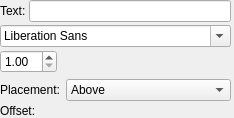
       <widget class="QWidget" name="endWidget" native="true">
        <property name="sizePolicy">
         <sizepolicy hsizetype="Expanding" vsizetype="Preferred">
          <horstretch>0</horstretch>
          <verstretch>0</verstretch>
         </sizepolicy>
        </property>
        <layout class="QGridLayout" name="gridLayout_4">
         <property name="leftMargin">
          <number>0</number>
         </property>
         <property name="topMargin">
          <number>0</number>
         </property>
         <property name="rightMargin">
          <number>0</number>
         </property>
         <property name="bottomMargin">
          <number>0</number>
         </property>
         <property name="spacing">
          <number>3</number>
         </property>
         <item row="7" column="0">
          <widget class="QLabel" name="label_16">
           <property name="text">
            <string>Offset:</string>
           </property>
           <property name="alignment">
            <set>Qt::AlignLeading|Qt::AlignLeft|Qt::AlignVCenter</set>
           </property>
           <property name="buddy">
            <cstring>endTextOffset</cstring>
           </property>
          </widget>
         </item>
         <item row="4" column="3">
          <widget class="Ms::ResetButton" name="resetEndFontStyle" native="true">
           <property name="sizePolicy">
            <sizepolicy hsizetype="Fixed" vsizetype="Preferred">
             <horstretch>0</horstretch>
             <verstretch>0</verstretch>
            </sizepolicy>
           </property>
           <property name="accessibleName">
            <string>Reset 'Font style' values</string>
           </property>
          </widget>
         </item>
         <item row="6" column="2">
          <widget class="QComboBox" name="endTextPlacement">
           <property name="sizePolicy">
            <sizepolicy hsizetype="Expanding" vsizetype="Fixed">
             <horstretch>0</horstretch>
             <verstretch>0</verstretch>
            </sizepolicy>
           </property>
           <property name="accessibleName">
            <string>Placement</string>
           </property>
           <item>
            <property name="text">
             <string>Above</string>
            </property>
           </item>
           <item>
            <property name="text">
             <string>Below</string>
            </property>
           </item>
          </widget>
         </item>
         <item row="7" column="3">
          <widget class="Ms::ResetButton" name="resetEndTextOffset" native="true">
           <property name="sizePolicy">
            <sizepolicy hsizetype="Fixed" vsizetype="Preferred">
             <horstretch>0</horstretch>
             <verstretch>0</verstretch>
            </sizepolicy>
           </property>
           <property name="accessibleName">
            <string>Reset 'Offset' values</string>
           </property>
          </widget>
         </item>
         <item row="5" column="3">
          <widget class="Ms::ResetButton" name="resetEndTextAlign" native="true">
           <property name="sizePolicy">
            <sizepolicy hsizetype="Fixed" vsizetype="Preferred">
             <horstretch>0</horstretch>
             <verstretch>0</verstretch>
            </sizepolicy>
           </property>
           <property name="accessibleName">
            <string>Reset 'Alignment' values</string>
           </property>
          </widget>
         </item>
         <item row="6" column="3">
          <widget class="Ms::ResetButton" name="resetEndTextPlacement" native="true">
           <property name="sizePolicy">
            <sizepolicy hsizetype="Fixed" vsizetype="Preferred">
             <horstretch>0</horstretch>
             <verstretch>0</verstretch>
            </sizepolicy>
           </property>
           <property name="accessibleName">
            <string>Reset 'Placement' value</string>
           </property>
          </widget>
         </item>
         <item row="0" column="3">
          <widget class="Ms::ResetButton" name="resetEndText" native="true">
           <property name="sizePolicy">
            <sizepolicy hsizetype="Fixed" vsizetype="Preferred">
             <horstretch>0</horstretch>
             <verstretch>0</verstretch>
            </sizepolicy>
           </property>
           <property name="accessibleName">
            <string>Reset 'Text' value</string>
           </property>
          </widget>
         </item>
         <item row="2" column="3">
          <widget class="Ms::ResetButton" name="resetEndFontFace" native="true">
           <property name="accessibleName">
            <string>Reset 'Font face' value</string>
           </property>
          </widget>
         </item>
         <item row="7" column="2">
          <widget class="Ms::OffsetSelect" name="endTextOffset" native="true">
           <property name="sizePolicy">
            <sizepolicy hsizetype="Expanding" vsizetype="Preferred">
             <horstretch>0</horstretch>
             <verstretch>0</verstretch>
            </sizepolicy>
           </property>
           <property name="accessibleName">
            <string>Offset</string>
           </property>
          </widget>
         </item>
         <item row="6" column="0">
          <widget class="QLabel" name="label_22">
           <property name="text">
            <string>Placement:</string>
           </property>
           <property name="alignment">
            <set>Qt::AlignLeading|Qt::AlignLeft|Qt::AlignVCenter</set>
           </property>
           <property name="buddy">
            <cstring>endTextPlacement</cstring>
           </property>
          </widget>
         </item>
         <item row="0" column="0" colspan="3">
          <layout class="QHBoxLayout" name="horizontalLayout_8">
           <item>
            <widget class="QLabel" name="label_18">
             <property name="text">
              <string>Text:</string>
             </property>
             <property name="alignment">
              <set>Qt::AlignLeading|Qt::AlignLeft|Qt::AlignVCenter</set>
             </property>
             <property name="buddy">
              <cstring>endText</cstring>
             </property>
            </widget>
           </item>
           <item>
            <widget class="QLineEdit" name="endText">
             <property name="sizePolicy">
              <sizepolicy hsizetype="Expanding" vsizetype="Fixed">
               <horstretch>0</horstretch>
               <verstretch>0</verstretch>
              </sizepolicy>
             </property>
             <property name="accessibleName">
              <string>End text</string>
             </property>
            </widget>
           </item>
          </layout>
         </item>
         <item row="2" column="0" colspan="3">
          <widget class="QFontComboBox" name="endFontFace">
           <property name="sizePolicy">
            <sizepolicy hsizetype="Expanding" vsizetype="Fixed">
             <horstretch>0</horstretch>
             <verstretch>0</verstretch>
            </sizepolicy>
           </property>
           <property name="minimumSize">
            <size>
             <width>150</width>
             <height>0</height>
            </size>
           </property>
           <property name="accessibleName">
            <string>Font face</string>
           </property>
          </widget>
         </item>
         <item row="4" column="0" colspan="3">
          <layout class="QHBoxLayout" name="horizontalLayout_5">
           <item>
            <widget class="QDoubleSpinBox" name="endFontSize">
             <property name="accessibleName">
              <string>Font size</string>
             </property>
             <property name="minimum">
              <double>1.000000000000000</double>
             </property>
            </widget>
           </item>
           <item>
            <widget class="Ms::ResetButton" name="resetEndFontSize" native="true">
             <property name="sizePolicy">
              <sizepolicy hsizetype="Fixed" vsizetype="Preferred">
               <horstretch>0</horstretch>
               <verstretch>0</verstretch>
              </sizepolicy>
             </property>
             <property name="accessibleName">
              <string>Reset 'Font size' value</string>
             </property>
            </widget>
           </item>
           <item>
            <spacer name="horizontalSpacer_4">
             <property name="orientation">
              <enum>Qt::Horizontal</enum>
             </property>
             <property name="sizeHint" stdset="0">
              <size>
               <width>0</width>
               <height>0</height>
              </size>
             </property>
            </spacer>
           </item>
           <item>
            <widget class="Ms::FontStyleSelect" name="endFontStyle" native="true">
             <property name="accessibleName">
              <string>Font style</string>
             </property>
            </widget>
           </item>
          </layout>
         </item>
         <item row="5" column="0" colspan="3">
          <widget class="Ms::AlignSelect" name="endTextAlign" native="true">
           <property name="sizePolicy">
            <sizepolicy hsizetype="Expanding" vsizetype="Preferred">
             <horstretch>0</horstretch>
             <verstretch>0</verstretch>
            </sizepolicy>
           </property>
           <property name="toolTip">
            <string>Text alignment</string>
           </property>
           <property name="accessibleName">
            <string>Alignment</string>
           </property>
          </widget>
         </item>
        </layout>
       </widget>
